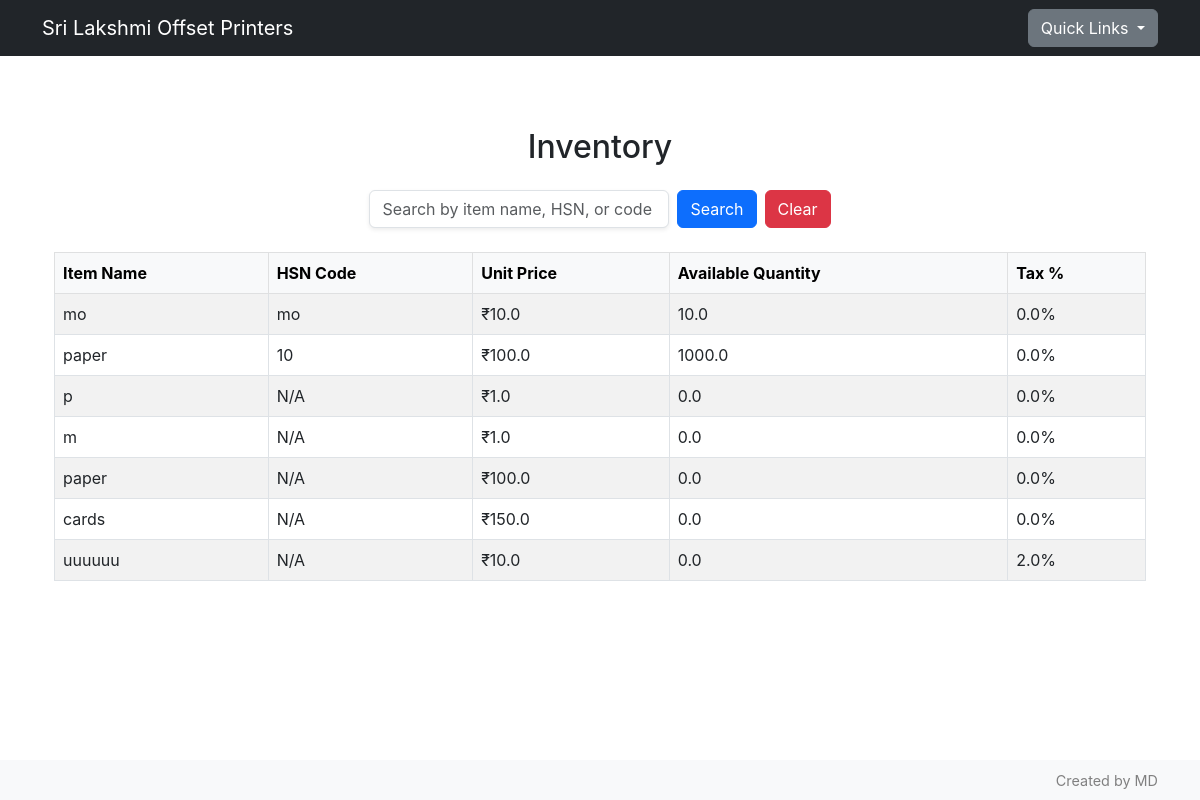
The app's page /view_inventory with its own data.
### db/models.py (models this page shows)
class item(db.Model):
    id = db.Column(db.Integer, primary_key=True)
    name = db.Column(db.String(50), nullable=False)
    hsn = db.Column(db.String(50))
    unitPrice = db.Column(db.Float, nullable=False)
    quantity = db.Column(db.Float, default=1)
    taxPercentage = db.Column(db.Float)

### app.py (the view)
@app.route('/view_inventory')
def view_inventory():
    query = request.args.get('q', '').lower()
    inventory = item.query.all()
    if query:
        inventory = [
            item for item in inventory
            if query in item.name.lower() or query in item.hsn
        ]
    return render_template('view_inventory.html', inventory=inventory)

### templates/view_inventory.html
{% extends 'base.html' %}
{% block content %}
<div class="container py-4">
  <h2 class="mb-4 text-center">Inventory</h2>
  <form method="GET" action="{{ url_for('view_inventory') }}" class="row g-2 mb-4 justify-content-center align-items-end">
    <div class="col-auto">
      <input type="text" name="q" class="form-control shadow-sm" style="min-width: 300px;" placeholder="Search by item name, HSN, or code" value="{{ request.args.get('q', '') }}">
    </div>
    <div class="col-auto">
      <button type="submit" class="btn btn-primary">Search</button>
    </div>
    <div class="col-auto">
      <a href="{{ url_for('view_inventory') }}" class="btn btn-danger">Clear</a>
    </div>
  </form>
  {% if inventory %}
    <div class="table-responsive">
      <table class="table table-striped table-bordered align-middle text-start">
        <thead class="table-light">
          <tr>
            <th>Item Name</th>
            <th>HSN Code</th>
            <th>Unit Price</th>
            <th>Available Quantity</th>
            <th>Tax %</th>
          </tr>
        </thead>
        <tbody>
          {% for item in inventory %}
          <tr>
            <td>{{ item.name }}</td>
            <td>{{ item.hsn }}</td>
            <td>₹{{ item.unitPrice }}</td>
            <td>{{ item.quantity }}</td>
            <td>{{ item.taxPercentage }}%</td>
          </tr>
          {% endfor %}
        </tbody>
      </table>
    </div>
  {% else %}
    <p class="text-center text-muted">No inventory items found.</p>
  {% endif %}
</div>
{% endblock %}

### static/css/style.css (style rules this page uses)
body { font-family: -apple-system, BlinkMacSystemFont, "Segoe UI", Roboto, "Helvetica Neue", Arial, sans-serif; }

### records on screen
item: name "mo", hsn "mo", unitPrice "10.0", quantity "10.0", taxPercentage "0.0"
item: name "paper", hsn "10", unitPrice "100.0", quantity "1000.0", taxPercentage "0.0"
item: name "p", hsn "N/A", unitPrice "1.0", quantity "0.0", taxPercentage "0.0"
item: name "m", hsn "N/A", unitPrice "1.0", quantity "0.0", taxPercentage "0.0"
item: name "paper", hsn "N/A", unitPrice "100.0", quantity "0.0", taxPercentage "0.0"
item: name "cards", hsn "N/A", unitPrice "150.0", quantity "0.0", taxPercentage "0.0"
item: name "uuuuuu", hsn "N/A", unitPrice "10.0", quantity "0.0", taxPercentage "2.0"
